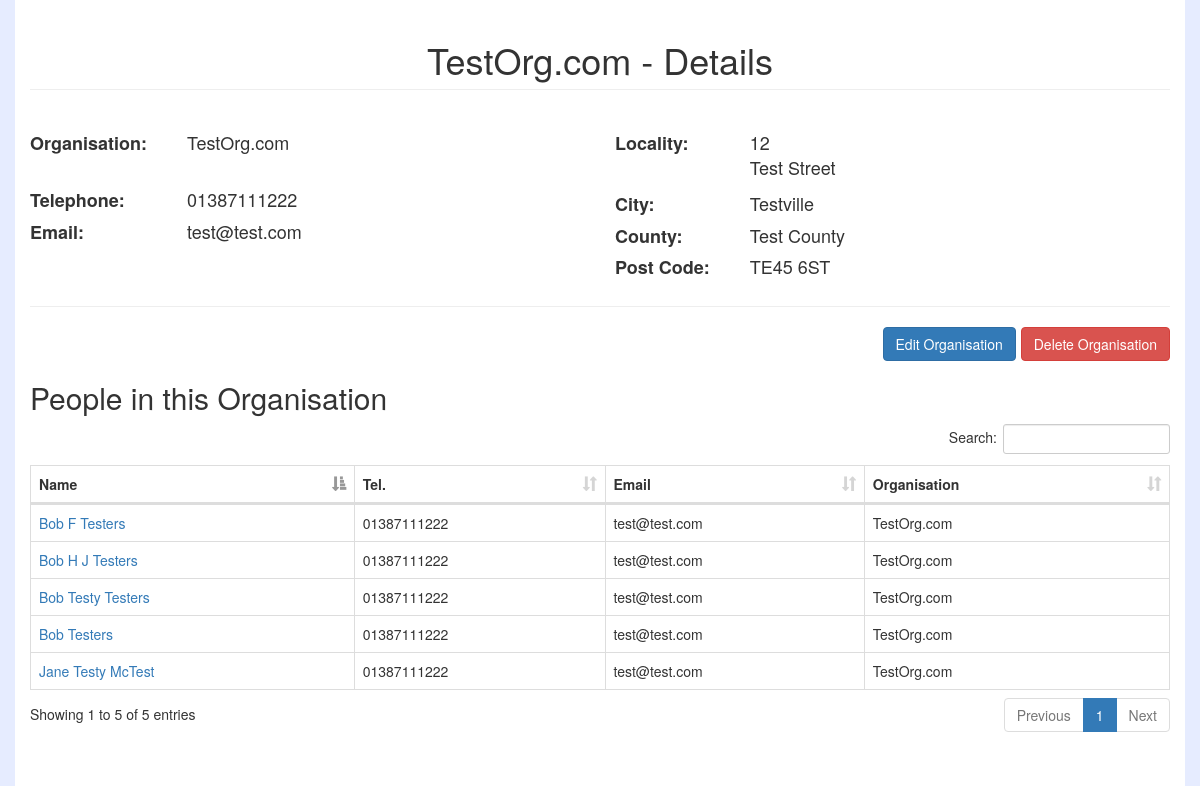
Page /org/1/ on the committed database.
### addresses/models.py (models this page shows, shortened)
class Address(models.Model):
    address_line1 = models.CharField(
        help_text='Address 1', max_length=100
    )
    address_line2 = models.CharField(
        help_text='Address 2', max_length=100, blank=True
    )
    address_line3 = models.CharField(
        help_text='Address 3', max_length=100, blank=True
    )
    address_city = models.CharField(
        help_text='City', max_length=50
    )
    address_county = models.CharField(
        help_text='County', max_length=50
    )
    address_postcode = models.CharField(
        help_text='Postcode', max_length=10
    )
    telephone = models.CharField(
        help_text='Telephone Number', max_length=12, blank=True
    )
    email = models.EmailField(
        help_text='Email Address', max_length=100, blank=True
    )
    def composite_addr(self):
        addr = self.address_line1
        if self.address_line2:
            addr += '\n' + str(self.address_line2)
        if self.address_line3:
            addr += '\n' + str(self.address_line3)
        return addr
    class Meta:
        abstract = True

class Organisation(Address):
    org_name = models.CharField(
        help_text='Organisation Name', max_length=50
    )

class Person(Address):
    title_choices = [
        ('Ms', 'Ms'),
        ('Miss', 'Miss'),
        ('Mrs', 'Mrs'),
        ('Mr', 'Mr'),
        ('Master', 'Master'),
        ('Mx', 'Mx'),
    ]
    title = models.CharField(
        help_text='Title', max_length=3, choices=title_choices, blank=True
    )
    firstname = models.CharField(
        help_text='First Name', max_length=50
    )
    middlename = models.CharField(
        help_text='Middle Name(s)', max_length=100, blank=True
    )
    surname = models.CharField(
        help_text='Surname', max_length=50
    )
    organisation = models.ForeignKey(
        Organisation, help_text='Organisation Name'
    )
    def get_fullname(self):
        fullname = self.firstname
        if self.middlename:
            fullname += ' ' + self.middlename
        return fullname + ' ' + self.surname

### addresses/views.py (the view)
# urls.py: url(r'^org/(?P<page_id>\d+)/$', 'addresses.views.view_org', name='view_org'),
def view_org(request, **kwargs):
    org = Organisation.objects.get(id=kwargs['page_id'])
    people = Person.objects.filter(organisation=org)
    return render(request, 'organisation.html', {'org': org, 'people': people})

### addresses/templates/organisation.html (shortened to what this page needs)
{% extends 'base.html' %}
{% block organisation %}
    <div class="row">
        <div class="col-lg-12">
            <h1 class="page-header text-center">{{ org.org_name }} - Details</h1>
            <br>
        </div>
    </div>
    <div class="row">
        <div class="col-lg-6">
            <table class="table-hover details-table">
                <tr>
                    <td><label>Organisation: </label></td>
                    <td>{{ org.org_name }}</td>
                </tr>
                <tr>
                    <td colspan="2">&nbsp;</td>
                </tr>
                <tr>
                    <td><label>Telephone: </label></td>
                    <td>{{ org.telephone }}</td>
                </tr>
                <tr>
                    <td><label>Email: </label></td>
                    <td>{{ org.email }}</td>
                </tr>
            </table>
        </div>
        <div class="col-lg-6">
            <table class="table-hover details-table">
                <tr>
                    <td><label>Locality: </label></td>
                    <td>{{ org.composite_addr|linebreaks }}</td>
                </tr>
                <tr>
                    <td><label>City: </label></td>
                    <td>{{ org.address_city }}</td>
                </tr>
                <tr>
                    <td><label>County: </label></td>
                    <td>{{ org.address_county }}</td>
                </tr>
                <tr>
                    <td><label>Post Code: </label></td>
                    <td>{{ org.address_postcode }}</td>
                </tr>
            </table>
        </div>
    </div>
    <hr>
    <div class="row">
        <div class="col-lg-12">
            <div class="pull-right btn-toolbar">
                <a class="btn btn-primary" href="{% url 'update_org'  page_id=org.id %}">Edit Organisation</a>
                <a class="btn btn-danger" href="{% url 'update_org'  page_id=org.id %}?delete=true">Delete Organisation</a>
            </div>
        </div>
    </div>
    <div class="row">
        <div class="col-lg-12">
            <h2>People in this Organisation</h2>
            <table class="table table-hover table-bordered" id="person-table">
                <thead>
                    <tr>
                        <th> Name </th>
                        <th> Tel. </th>
                        <th> Email </th>
                        <th> Organisation </th>
                    </tr>
                </thead>
                <tbody>
                    {% for row in people %}
                        <tr>
                            <td> <a href="{% url 'view_person' page_id=row.id %}" >{{ row.get_fullname }}</a> </td>
                            <td> {{ row.telephone }} </td>
                            <td> {{ row.email }} </td>
                            <td> {{ row.organisation.org_name }} </td>
                        </tr>
                    {% endfor %}
                </tbody>
            </table>
            <br>
        </div>
    </div>
{% endblock %}

### addresses/static/main.css (style rules this page uses)
html, body { height: 100%; }
body { background-color: #e6ecff; }
.details-table { font-size: 18px; }
.details-table td { vertical-align: top; padding-right: 40px; }

### rows in the picture
Organisation: org_name "TestOrg.com", telephone "01387111222", email "test@test.com", composite_addr "12 Test Street", address_city "Testville", address_county "Test County", address_postcode "TE45 6ST"
Person: get_fullname "Bob Testy Testers", telephone "01387111222", email "test@test.com", organisation.org_name "TestOrg.com"
Person: get_fullname "Jane Testy McTest", telephone "01387111222", email "test@test.com", organisation.org_name "TestOrg.com"
Person: get_fullname "Bob H J Testers", telephone "01387111222", email "test@test.com", organisation.org_name "TestOrg.com"
Person: get_fullname "Bob Testers", telephone "01387111222", email "test@test.com", organisation.org_name "TestOrg.com"
Person: get_fullname "Bob F Testers", telephone "01387111222", email "test@test.com", organisation.org_name "TestOrg.com"
